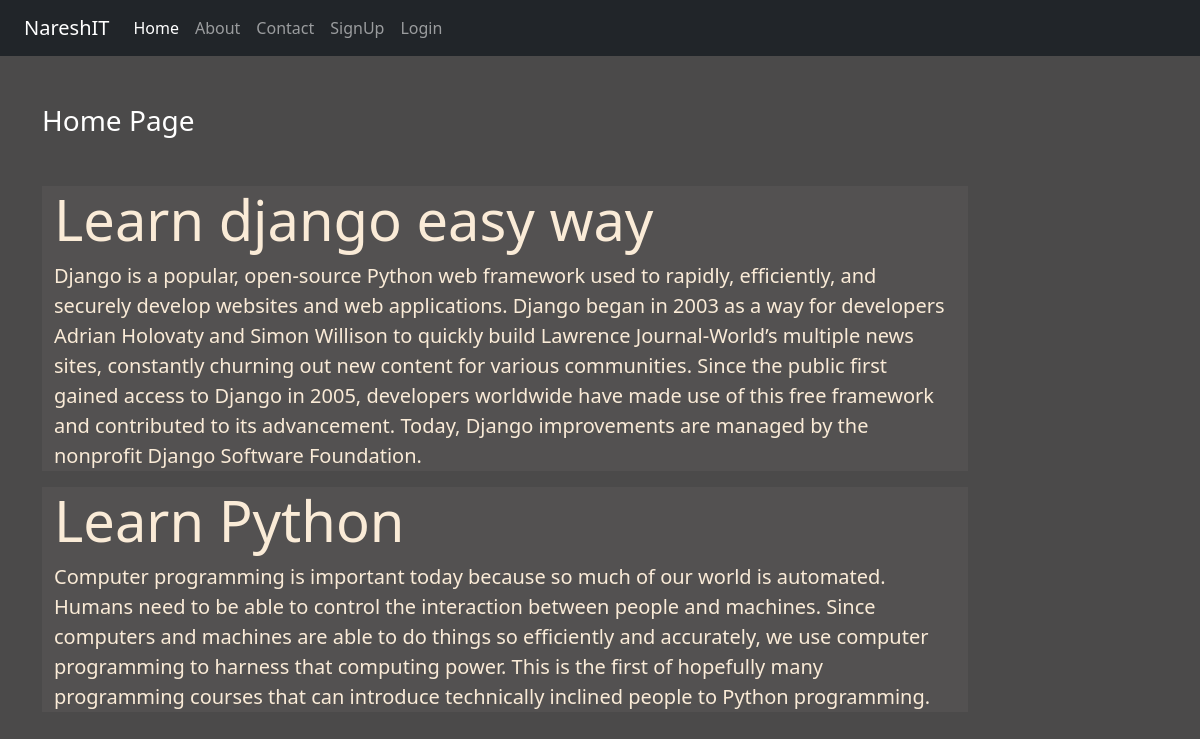
The page / on the database its author committed.
### blog/models.py (models this page shows)
class Post(models.Model):
    title = models.CharField(max_length=150)
    desc = models.TextField()

### blog/views.py (the view)
# urls.py: 2. Add a URL to urlpatterns:  path('', views.home, name='home')
def home(request):
    posts = Post.objects.all()
    return render(request, 'blog/home.html', {'posts':posts})

### blog/templates/blog/home.html
{% extends 'blog/base.html' %}
{% load static %}
{% block content %}
<div class="col-sm-10">
    <h3 class="text-white my-5">Home Page</h3>
    {% for post in posts %}
        <div class="jumbotron jumbotron-fluid jumbo-color">
      <div class="container">
        <h1 class="display-4 font-weight-bold">{{post.title}}</h1>
          <p class="lead">{{post.desc}}</p>
      </div>
    </div>
    {% endfor %}
</div>
{% endblock content %}

### blog/templates/blog/base.html (shortened to what this page needs)
<!DOCTYPE html>
{% load static %}
<html lang="en">
<head>
    <link rel="stylesheet" href="{% static 'blog/css/bootstrap.css' %}">
    <link rel="stylesheet" href="{% static 'blog/css/style.css' %}">
</head>
<body>
    <div class="container-fluid bg-dark">
        {% include 'blog/navbar.html' %}
    </div>
    <div class="container">
        <div class="row">
            {% block content %}
            {% endblock content %}
        </div>
    </div>
</body>
</html>

### blog/templates/blog/navbar.html (shortened to what this page needs)
<nav class="navbar navbar-expand-lg navbar-dark bg-dark">
  <div class="container-fluid">
    <a class="navbar-brand" href="#">NareshIT</a>
    <div class="collapse navbar-collapse" id="navbarNavAltMarkup">
      <div class="navbar-nav">
        <a class="nav-link active" aria-current="page" href="/">Home</a>
        <a class="nav-link" href="{% url 'about' %}">About</a>
        <a class="nav-link" href="{% url 'contact' %}">Contact</a>
        {% if request.user.is_authenticated %}
        <a class="nav-link" href="{% url 'dashboard' %}">Dashboard</a>
        <a class="nav-link" href="{% url 'logout' %}">Logout</a>
        {% else %}
        <a class="nav-link" href="{% url 'signup' %}">SignUp</a>
        <a class="nav-link" href="{% url 'login' %}">Login</a>
        {% endif %}
      </div>
    </div>
  </div>
</nav>

### blog/static/blog/css/style.css (style rules this page uses)
body { background-color: rgb(75, 74, 74); color: antiquewhite; }
.jumbo-color { background-color: rgb(83, 81, 81) }

### rows shown on the page
Post: title "Learn django easy way", desc "Django is a popular, open-source Python web framework used to rapidly, efficiently, and securely develop websites and web applications. Django began in 2003 as a way for developers Adrian Holovaty and Simon Willison to quickly build Lawrence Journal-World’s multiple news sites, constantly churning out new content for various communities. Since the public first gained access to Django in 2005, developers worldwide have made use of this free framework and contributed to its advancement. Today, Django improvements are managed by the nonprofit Django Software Foundation."
Post: title "Learn Python", desc "Computer programming is important today because so much of our world is automated. Humans need to be able to control the interaction between people and machines. Since computers and machines are able to do things so efficiently and accurately, we use computer programming to harness that computing power. This is the first of hopefully many programming courses that can introduce technically inclined people to Python programming."
